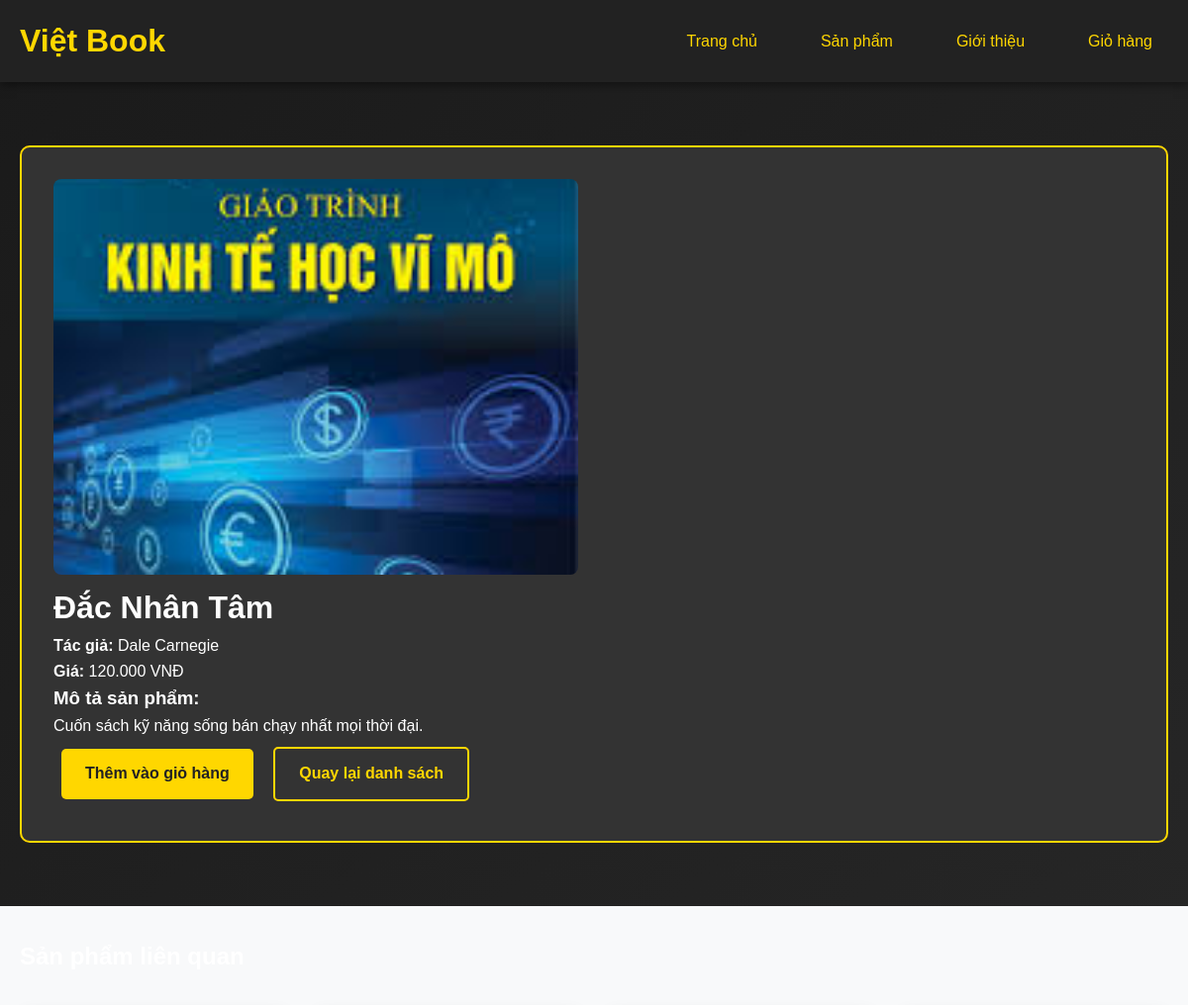
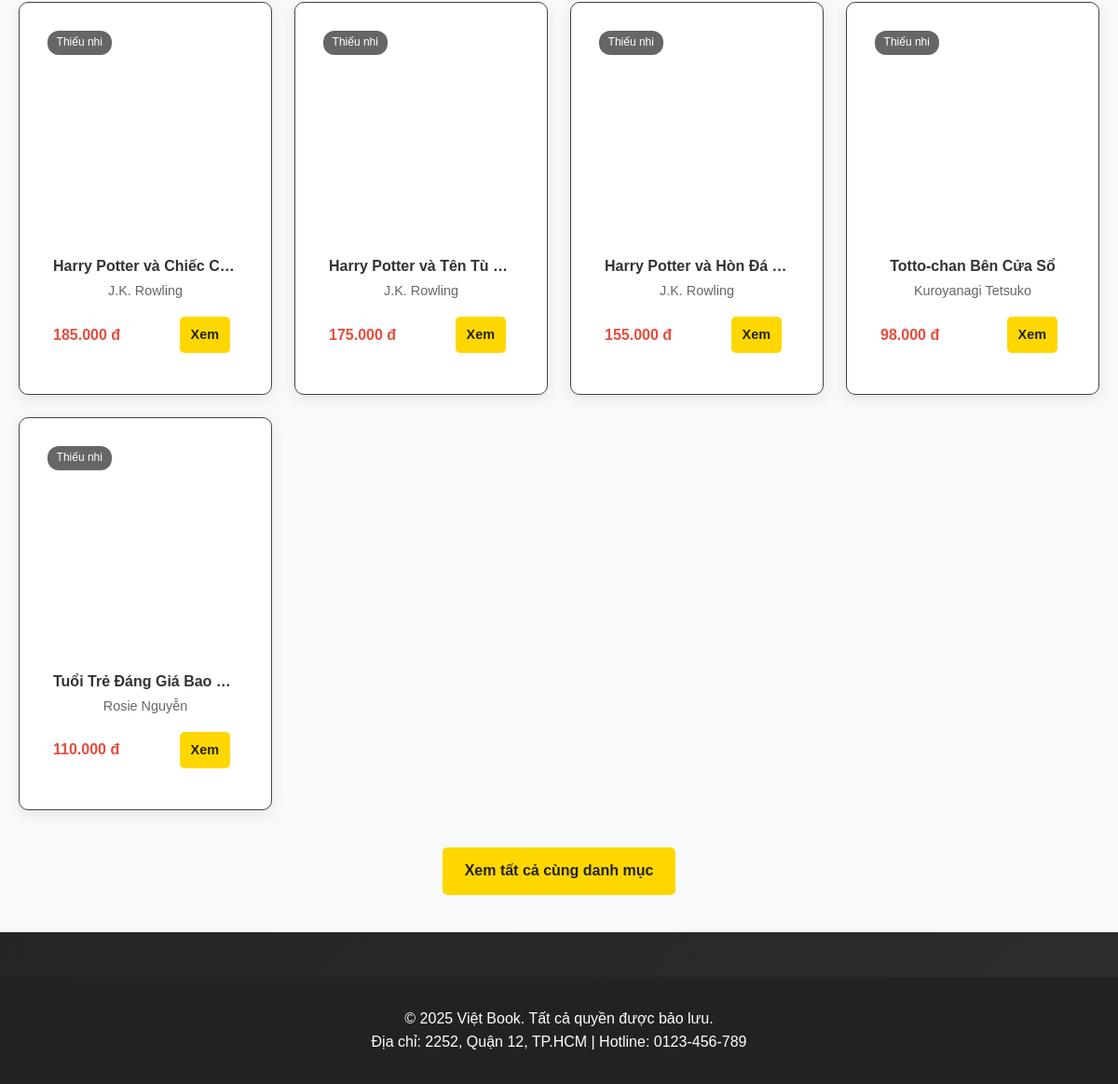
/productdetail.php?id=2, run on the app's committed database (2 pictures, top to bottom).
### tables this page shows
CREATE TABLE `products` (
  `id` INT UNSIGNED NOT NULL AUTO_INCREMENT,
  `title` VARCHAR(255) NOT NULL,
  `author` VARCHAR(255) NOT NULL,
  `price` DECIMAL(12,0) NOT NULL DEFAULT 0,
  `image` VARCHAR(500) NOT NULL,
  `description` TEXT NULL,
  `category` VARCHAR(50) NULL,
  PRIMARY KEY (`id`)
);

### Controller/productdetailcontroller.php (called while the page is built, shortened)
<?php
include_once __DIR__ . '/../Model/connectmodel.php';
if (isset($_GET['id'])) {
    $id = intval($_GET['id']);
    $product = getProductById($conn, $id);
    if (!empty($product['category'])) {
        $relatedProducts = getRelatedProducts($conn, $product['category'], $product['id'], 8);
    }
} else {
    die("Không tìm thấy sản phẩm.");
}
?>

### Model/connectmodel.php (called while the page is built, shortened)
<?php
function getProductById($conn, $id) {
    $id = intval($id);
    $sql = "SELECT * FROM products WHERE id = $id";
    $result = $conn->query($sql);
    return $result ? $result->fetch_assoc() : null;
}
function getRelatedProducts($conn, $category, $excludeId, $limit = 8) {
    $excludeId = intval($excludeId);
    $categoryEscaped = $conn->real_escape_string($category);
    $limit = intval($limit);
    $sql = "SELECT * FROM products WHERE category = '" . $categoryEscaped . "' AND id <> $excludeId ORDER BY id DESC LIMIT $limit";
    $result = $conn->query($sql);
    $items = [];
    if ($result && $result->num_rows > 0) {
        while ($row = $result->fetch_assoc()) {
            $items[] = $row;
        }
    }
    return $items;
}
?>

### productdetail.php (the view, shortened to what this page needs)
<?php
require_once __DIR__ . '/../Controller/productdetailcontroller.php';
?>
<!DOCTYPE html>
<html lang="vi">
<head>
    <link rel="stylesheet" href="style.css">
</head>
<body>
    <header class="header">
        <div class="container">
            <div class="header-content">
                <a href="index.php" class="logo">Việt Book</a>
                <nav>
                    <ul class="nav">
                        <li><a href="index.php">Trang chủ</a></li>
                        <li><a href="products.php">Sản phẩm</a></li>
                        <li><a href="about.php">Giới thiệu</a></li>
                        <li><a href="cart.php">Giỏ hàng</a></li>
                    </ul>
                </nav>
            </div>
        </div>
    </header>
    <main class="main">
        <div class="container">
            <div class="product-detail">
                <div class="product-detail-content">
                    <div class="product-image">
                        <img src="../<?= htmlspecialchars($product['image']); ?>" alt="<?= htmlspecialchars($product['title']); ?>"
                             onload="this.classList.add('loaded'); this.style.opacity=1; this.previousElementSibling.remove();"
                             onerror="this.style.opacity=1; this.previousElementSibling.remove(); this.src='https://images.unsplash.com/photo-1519681393784-d120267933ba?w=800&auto=format&fit=crop&q=60';">
                    </div>
                    <div class="product-info">
                        <h1><?= htmlspecialchars($product['title']); ?></h1>
                        <p class="author"><strong>Tác giả:</strong> <?= htmlspecialchars($product['author']); ?></p>
                        <p class="price"><strong>Giá:</strong> <?= number_format($product['price'], 0, ',', '.'); ?> VNĐ</p>
                        <?php if (!empty($product['description'])): ?>
                            <div class="description">
                                <h3>Mô tả sản phẩm:</h3>
                                <p><?= nl2br(htmlspecialchars($product['description'])); ?></p>
                            </div>
                        <?php endif; ?>
                        <div class="product-actions">
                            <a href="cart.php?action=add&id=<?= $product['id']; ?>" class="btn">Thêm vào giỏ hàng</a>
                            <a href="products.php" class="btn btn-secondary">Quay lại danh sách</a>
                        </div>
                    </div>
                </div>
            </div>
        </div>
    </main>
    <?php if (!empty($relatedProducts)): ?>
    <section style="padding: 2rem 0; background: #f8f9fa;">
        <div class="container">
            <h2 style="margin-bottom: 1rem;">Sản phẩm liên quan</h2>
            <div class="products-grid" style="grid-template-columns: repeat(auto-fill, minmax(250px, 1fr)); gap: 1.5rem;">
                <?php foreach ($relatedProducts as $item): ?>
                    <div class="product" style="background: white; border-radius: 10px; overflow: hidden; box-shadow: 0 5px 15px rgba(0,0,0,0.08);">
                        <div style="position: relative;">
                            <?php if (!empty($item['category'])): ?>
                                <span style="position: absolute; top: 10px; left: 10px; background: rgba(0,0,0,0.6); color: #fff; padding: 0.2rem 0.6rem; border-radius: 12px; font-size: 0.75rem;">
                                    <?= htmlspecialchars($item['category']); ?>
                                </span>
                            <?php endif; ?>
                        </div>
                        <div style="padding: 1rem;">
                            <h3 style="margin: 0 0 0.25rem 0; font-size: 1rem; color: #333; white-space: nowrap; overflow: hidden; text-overflow: ellipsis;">
                                <?= htmlspecialchars($item['title']); ?>
                            </h3>
                            <p style="margin: 0 0 0.5rem 0; color: #666; font-size: 0.9rem; white-space: nowrap; overflow: hidden; text-overflow: ellipsis;">
                                <?= htmlspecialchars($item['author']); ?>
                            </p>
                            <div style="display: flex; justify-content: space-between; align-items: center;">
                                <span style="color: #e74c3c; font-weight: bold;">
                                    <?= number_format($item['price'], 0, ',', '.'); ?> đ
                                </span>
                                <a href="productdetail.php?id=<?= $item['id']; ?>" class="btn" style="padding: 0.5rem 0.75rem; font-size: 0.9rem;">Xem</a>
                            </div>
                        </div>
                    </div>
                <?php endforeach; ?>
            </div>
            <?php if (!empty($product['category'])): ?>
                <div style="text-align: center; margin-top: 1.5rem;">
                    <a class="btn" href="related.php?category=<?= urlencode($product['category']); ?>">Xem tất cả cùng danh mục</a>
                </div>
            <?php endif; ?>
        </div>
    </section>
    <?php endif; ?>
    <footer style="background: #222; padding: 2rem 0; text-align: center; margin-top: 3rem;">
        <div class="container">
            <p>&copy; 2025 Việt Book. Tất cả quyền được bảo lưu.</p>
            <p>Địa chỉ: 2252, Quận 12, TP.HCM | Hotline: 0123-456-789</p>
        </div>
    </footer>
</body>
</html>

### style.css (style rules this page uses)
* { margin: 0; padding: 0; box-sizing: border-box; }
body { font-family: 'Arial', sans-serif; background: linear-gradient(135deg, #1a1a1a 0%, #2d2d2d 100%); color: #ffffff; line-height: 1.6; }
.header { background: #222; padding: 1rem 0; box-shadow: 0 2px 10px rgba(0,0,0,0.5); position: sticky; top: 0; z-index: 1000; }
.container { max-width: 1200px; margin: 0 auto; padding: 0 20px; }
.header-content { display: flex; justify-content: space-between; align-items: center; }
.logo { font-size: 2rem; font-weight: bold; color: #ffd700; text-decoration: none; animation: glow 2s ease-in-out infinite alternate; }
.nav { display: flex; list-style: none; gap: 2rem; }
.nav a { color: #ffd700; text-decoration: none; font-weight: 500; padding: 0.5rem 1rem; border-radius: 5px; transition: all 0.3s ease; }
.main { min-height: calc(100vh - 80px); padding: 2rem 0; }
.products-grid { display: grid; grid-template-columns: repeat(auto-fit, minmax(280px, 1fr)); gap: 1.5rem; margin: 2rem 0; }
.product { background: #2a2a2a; border: 1px solid #444; border-radius: 12px; padding: 1.25rem; text-align: center; transition: all 0.3s ease; box-shadow: 0 8px 20px rgba(0,0,0,0.25); overflow: hidden; }
.product h3 { color: #ffd700; margin-bottom: 0.35rem; font-size: 1.1rem; line-height: 1.35; white-space: nowrap; overflow: hidden; text-overflow: ellipsis; }
.btn { background: #ffd700; color: #222; padding: 0.8rem 1.5rem; border: none; border-radius: 5px; cursor: pointer; font-weight: bold; text-decoration: none; display: inline-block; transition: all 0.3s ease; margin: 0.5rem; }
.btn-secondary { background: transparent; color: #ffd700; border: 2px solid #ffd700; }
.product-detail { display: grid; grid-template-columns: 1fr 1fr; gap: 2rem; background: #333; padding: 2rem; border-radius: 10px; border: 2px solid #ffd700; margin: 2rem 0; }
.product-detail img { width: 100%; height: 400px; object-fit: cover; border-radius: 8px; }
.category-card, .product, .btn { transition: all 0.3s ease; }

### data on the page
products: image (picture), title "Đắc Nhân Tâm", author "Dale Carnegie", price "120.000", description "Cuốn sách kỹ năng sống bán chạy nhất mọi thời đại."
products: category "Thiếu nhi", title "Harry Potter và Chiếc C…", author "J.K. Rowling", price "185.000"
products: category "Thiếu nhi", title "Harry Potter và Tên Tù…", author "J.K. Rowling", price "175.000"
products: category "Thiếu nhi", title "Harry Potter và Hòn Đá…", author "J.K. Rowling", price "155.000"
products: category "Thiếu nhi", title "Totto-chan Bên Cửa Sổ", author "Kuroyanagi Tetsuko", price "98.000"
products: category "Thiếu nhi", title "Tuổi Trẻ Đáng Giá Bao…", author "Rosie Nguyễn", price "110.000"
